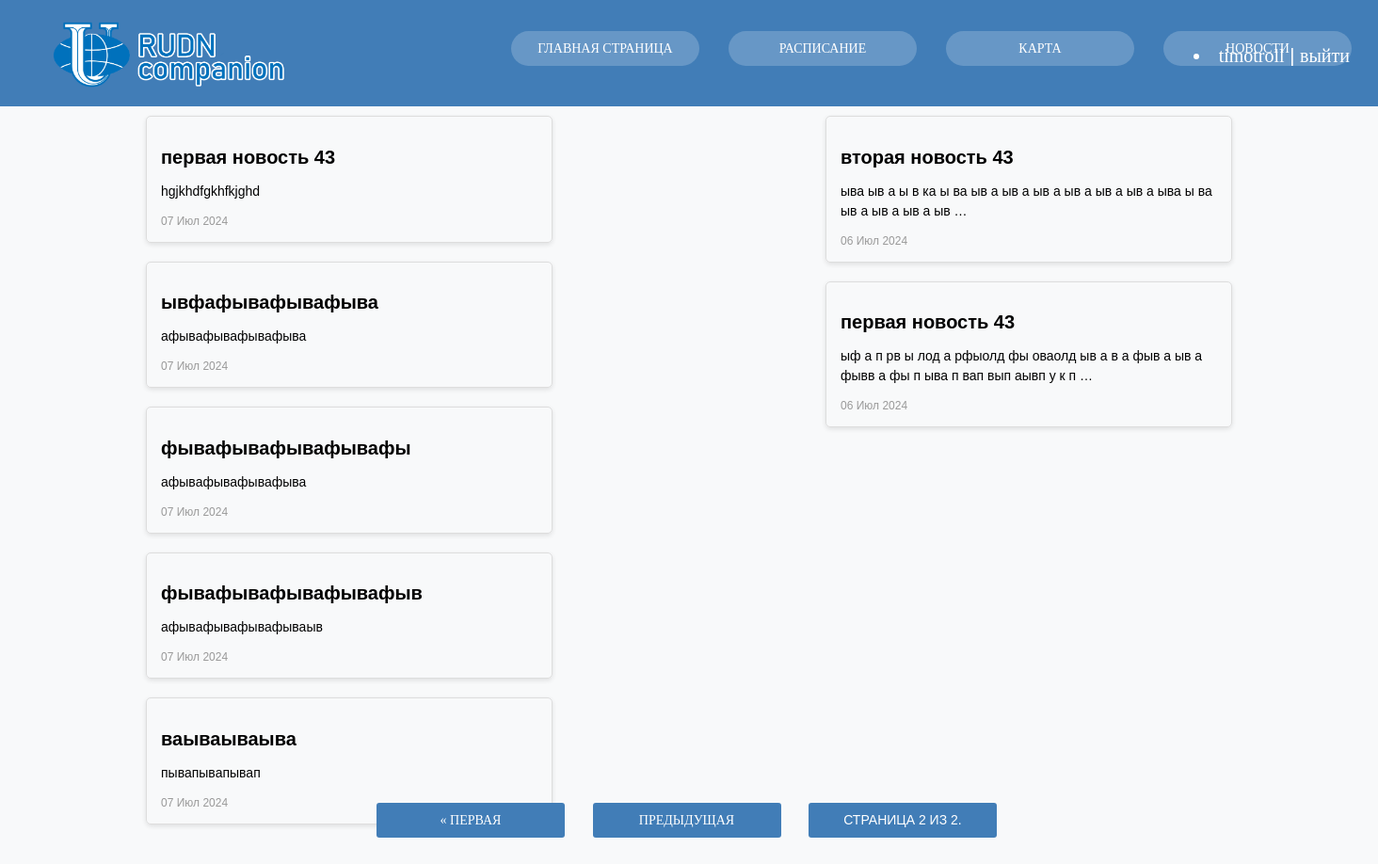
Screenshot of /news/group/?page=2 (signed in) with the database file from the repository.
### main/models.py (models this page shows)
class User(AbstractUser):
    Group = models.ForeignKey('groups', on_delete=models.SET_NULL, null=True, blank=True)
    is_starosta = models.BooleanField('староста', default=False)
    status = models.TextField('cтатус', max_length=100, default=None, blank=True, null=True)

class groupsnews(models.Model):
    group = models.ForeignKey('groups', on_delete=models.SET_NULL, null=True)
    cat = models.ForeignKey('categories', on_delete=models.SET_NULL, null=True)
    hashtags = models.TextField('хештеги', max_length=255, blank=True)
    body = models.TextField('содержание')
    header = models.CharField('заголовок', max_length=100)
    pub_date = models.DateTimeField('Дата публикации', default=timezone.now)

### main/views.py (the view)
# urls.py: path('news/group/', views.GroupNews, name='GroupNews'),
def GroupNews(request):
    if request.user.is_authenticated == True:
        group_id = request.user.Group.id
        News = models.groupsnews.objects.filter(group = group_id).order_by('-pub_date')
        paginator = Paginator(News, 4)  # Показываем 4 новости на странице
        page_number = request.GET.get('page')
        page_obj = paginator.get_page(page_number)
        data = {
            'news':News,
            'page_obj':page_obj
        }
        return render(request, 'main/GroupNews.html', data)
    else:
        return HttpResponseRedirect(reverse('users:login'))

### main/templates/main/GroupNews.html (shortened to what this page needs)
{% extends 'main/base.html' %}
{% block content %}
{% load static %}
<div class="news-container" style='display: flex; flex-direction: column; flex-wrap: wrap;'>
    {% for new in news %}
        <div class="news-block">
            <h2>{{ new.header }}</h2>
            <p>{{ new.body|truncatewords:30 }}</p>
            <small>{{ new.pub_date|date:"d M Y" }}</small>
        </div>
    {% endfor %}
</div>
<div id="footer" class="pagination">
    <span class="step-links">
        {% if page_obj.has_previous %}
            <a id="page-switcher" href="?page=1">&laquo; Первая</a>
            <a id="page-switcher" href="?page={{ page_obj.previous_page_number }}">Предыдущая</a>
        {% endif %}
        <span id="page-counter" class="current">
            Страница {{ page_obj.number }} из {{ page_obj.paginator.num_pages }}.
        </span>
    </span>
</div>
{% endblock %}

### main/templates/main/base.html (shortened to what this page needs)
<!DOCTYPE html>
<html lang="en">
<head>
    {% load static %}
    <link rel="stylesheet" href="{% static 'css/stylemain.css' %}">
</head>
<body>
    <header>
        <a href = {% url 'index' %}><img id="img1" src={% static 'images/rudn_logo_no_back_white.png' %} style='float: left; margin-left: 30px; width: 300px'></a>
        <nav class="parent_navigation" style='margin-left: 530px;'>
            <ul class="navigation">
                <li><a class='log_ref' style='color: white; margin-bottom: 20px; width: 200px; border-radius:20px; background-color: rgba(255,255,255,0.2)'href="{% url 'index' %}">Главная страница</a></li>
                <li><a class='log_ref' style='color: white; margin-bottom: 20px; width: 200px; border-radius:20px; background-color: rgba(255,255,255,0.2)' href="{% url 'schedule' %}">Расписание</a></li>
                <li><a class='log_ref' style='color: white; margin-bottom: 20px; width: 200px; border-radius:20px; background-color: rgba(255,255,255,0.2)'href="{% url 'map' %}">Карта</a></li>
                <li><a class='log_ref' style='color: white; margin-bottom: 20px; width: 200px; border-radius:20px; background-color: rgba(255,255,255,0.2)' href="{% url 'news' %}">Новости</a></li>
            </ul>
        </nav>
        <div class='reg_navigation' style='float: right; margin-top: -45px; margin-right: 30px; font-size: 20px'>
            {% if user.is_authenticated %}
            <li><a href= {% url 'users:profile' %}>{{ user.username }}</a> | <a href= {% url 'users:logout' %}>выйти</a></li>
            {%else%}
            <a href="{% url 'users:register' %}">Регистрация</a> | <a href="{% url 'users:login' %}">Вход</a>
            {%endif%}
        </div>
    </header>
    <main>
        {% block content %}
        {% endblock %}
    </main>
</body>
</html>

### main/static/css/stylemain.css (style rules this page uses)
.news-container { margin: 10px; display: flex; height: 100vh; }
.news-block { margin-right: auto; margin-left: auto; width: 400px; margin-bottom: 20px; padding: 15px; border: 1px solid #ddd; border-radius: 5px; box-shadow: 0 2px 5px rgba(0, 0, 0, 0.1); }
.news-block h2 { font-size: 20px; margin-bottom: 10px; }
.news-block p { font-size: 14px; }
.news-block small { display: block; margin-top: 10px; font-size: 12px; color: #999; }
.pagination { text-align: center; margin-top: 20px; }
.pagination .step-links a { margin: 0 5px; padding: 5px 10px; border: 1px solid #ddd; border-radius: 5px; text-decoration: none; color: #333; }
.pagination .step-links .current { margin: 0 5px; padding: 5px 10px; border: 1px solid #ddd; border-radius: 5px; background-color: #eee; color: #333; }
body { font-family: Arial, sans-serif; margin: 0; padding: 0; background-color: #f8f9fa; }
header { background-color: #417db7; color: #ffffff; padding: 20px 0; text-align: center; }
p { font-size: 18px; line-height: 1.5; }
.parent_navigation { width: 700px; align-items: center; display: flex; margin-left: auto; margin-right: auto; }
ul.navigation { display: contents; margin-right: auto; margin-right: auto; padding: 4px; }
.navigation li { font-size: 20px; font-family: verdana; display: inline; margin-left: auto; margin-right: auto; padding: 3px; }
#img1 { float: left; width: 300px; }
A { font-family: verdana; text-decoration: none; color: white; }
#footer { margin-bottom: 60px; position:fixed; left:0px; bottom:0px; height:30px; width:100%; }
#page-switcher { width: 200px; display: inline-block; box-sizing: border-box; padding: 0 24px; margin: 10px 15px 15px 10px; outline: none; border: none; border-radius: 3px; height: 37px; line-height: 37px; font-size: 14px; text-transform: uppercase; font-weight: normal; text-decoration: none; color: #fff; background-color: #417db7; cursor: pointer; user-select: none; appearance: none; touch-action: manipulation; transition: box-shadow .18s ease-out,background .18s ease-out,color .18s ease-out; }
#page-counter { width: 200px; display: inline-block; box-sizing: border-box; padding: 0 24px; margin: 10px 15px 15px 10px; outline: none; border: none; border-radius: 3px; height: 37px; line-height: 37px; font-size: 14px; text-transform: uppercase; font-weight: normal; text-decoration: none; color: #fff; background-color: #417db7; cursor: pointer; user-select: none; appearance: none; touch-action: manipulation; transition: box-shadow .18s ease-out,background .18s ease-out,color .18s ease-out; }
.log_ref { text-align: center; font-family: verdana; width: 300px; display: inline-block; box-sizing: border-box; padding: 0 24px; margin: 10px 15px 15px 10px; outline: none; border: none; border-radius: 3px; height: 37px; line-height: 37px; font-size: 14px; text-transform: uppercase; font-weight: normal; text-decoration: none; color: #282a2e; background-color: #e6eaf0; cursor: pointer; user-select: none; appearance: none; touch-action: manipulation; transition: box-shadow .18s ease-out,background .18s ease-out,color .18s ease-out; }

### rows the page displays
User: username "timotroll"
groupsnews: header "первая новость 43", body "hgjkhdfgkhfkjghd", pub_date "07 Июл 2024"
groupsnews: header "ывфафывафывафыва", body "афывафывафывафыва", pub_date "07 Июл 2024"
groupsnews: header "фывафывафывафывафы", body "афывафывафывафыва", pub_date "07 Июл 2024"
groupsnews: header "фывафывафывафывафыв", body "афывафывафывафываыв", pub_date "07 Июл 2024"
groupsnews: header "ваываываыва", body "пывапывапывап", pub_date "07 Июл 2024"
groupsnews: header "вторая новость 43", body "ыва ыв а ы в ка ы ва ыв а ыв а ыв а ыв а ыв а ыв а ыва ы ва ыв а ыв а ыв а ыв …", pub_date "06 Июл 2024"
groupsnews: header "первая новость 43", body "ыф а п рв ы лод а рфыолд фы оваолд ыв а в а фыв а ыв а фывв а фы п ыва п вап вып аывп у к п …", pub_date "06 Июл 2024"

### other values shown
{{ page_obj.number }} "2"
{{ page_obj.paginator.num_pages }} "2"
